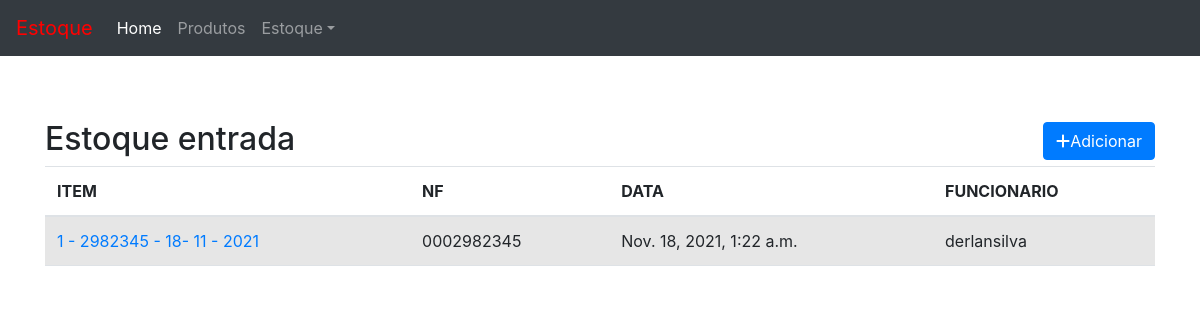
The app's page /estoque/, older data.
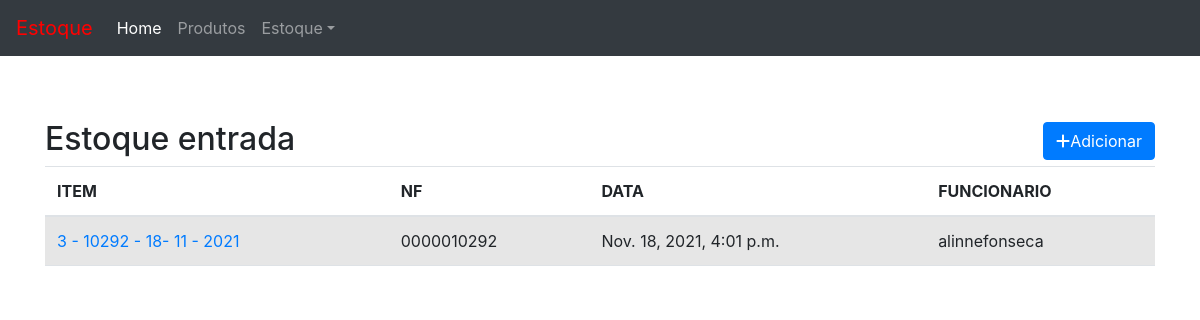
The same page, newer data.
### estoque/models.py (models this page shows)
class Estoque(TimeStampedModel):
    funcionario = models.ForeignKey(User , on_delete=models.CASCADE)
    nf = models.PositiveBigIntegerField('nota fiscal' , null = True , blank= True)
    movimento = models.CharField(max_length=1 , choices=MOVEMENT)
    class Meta:
        ordering  =('-created',)
    def __str__(self):
        return f'{self.pk} - {self.nf} - {self.created.strftime("%d- %m - %Y")}'
    def nf_formated(self):
        return str(self.nf).zfill(10)

### core/models.py (models this page shows)
class TimeStampedModel(models.Model):
    created = models.DateTimeField(
        'created at ...',
        auto_now_add= True,
        auto_now= False
    )
    modified = models.DateTimeField(
        'modified at' ,
        auto_now_add=  False,
        auto_now=True
    )

### estoque/views.py (the view)
# urls.py: path('' , v.entrada_list , name='entrada_list')
def entrada_list(request):
    template_name = 'estoque_entrada_list.html'
    objects = Estoque.objects.filter(movimento = 'e')
    context = {'object_list' : objects}
    return render(request  , template_name , context)

### estoque/templates/estoque_entrada_list.html
{% extends 'base.html' %}
{% load static %}
{% block content %}
<div class="page-header">
    <h2>Estoque entrada
        <span class="pull-right">
            <a href="#">
                <button type="button" class="btn btn-primary">
                    <span class="fa fa-plus"></span>Adicionar
                </button>
            </a>
        </span>
    </h2>
    {% if object_list %}
    <table class="table table-striped">
        <thead>
            <tr>
                <th>ITEM</th>
                <th>NF</th>
                <th>DATA</th>
                <th>FUNCIONARIO</th>
            </tr>
        </thead>
        <tbody>
            {% for object in object_list %}
                <tr>
                    <td>
                        <a href="">{{object}}</a>
                    </td>
                    <td> {{ object.nf_formated}} </td>
                    <td> {{ object.created}} </td>
                    <td> {{ object.funcionario}} </td>
                </tr>
            {% endfor %}
        </tbody>
    </table>
    {% else %}
        <a href="" class="alert alert-warning">Sem itens na lista</a>
    {% endif %}
</div>
{% endblock content %}

Row changes from the older to the newer data that the page shows:
removed Estoque: timestampedmodel_ptr_id+nf "1 - 2982345 - 18- 11 - 2021", nf_formated "0002982345", created "Nov. 18, 2021, 1:22 a.m.", funcionario "derlansilva"
added Estoque: timestampedmodel_ptr_id+nf "3 - 10292 - 18- 11 - 2021", nf_formated "0000010292", created "Nov. 18, 2021, 4:01 p.m.", funcionario "alinnefonseca"
